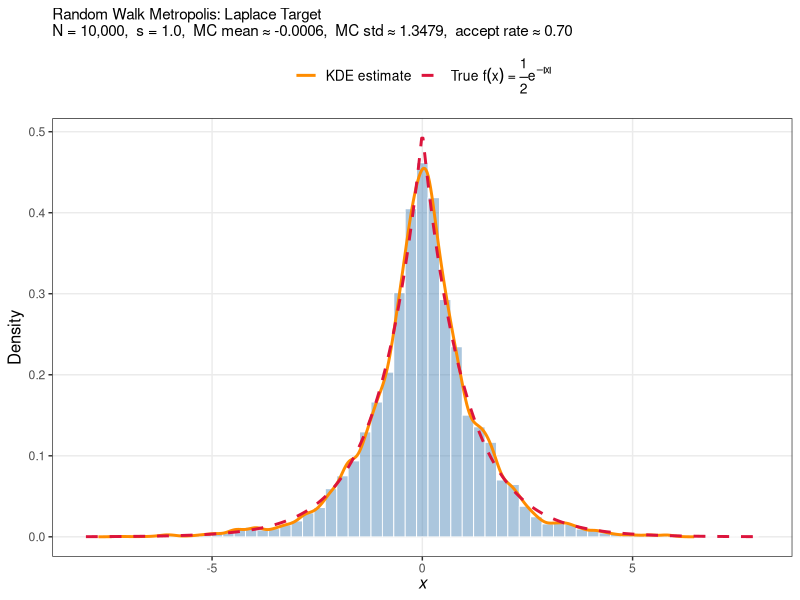
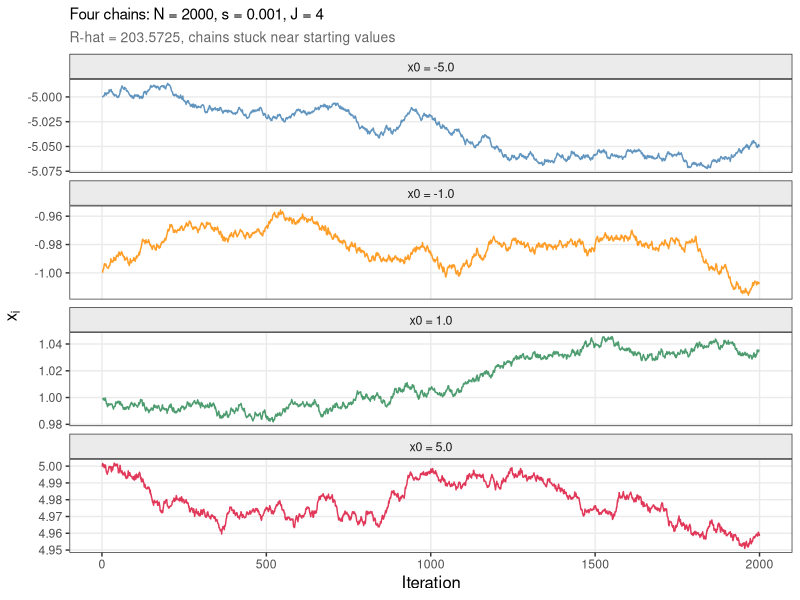
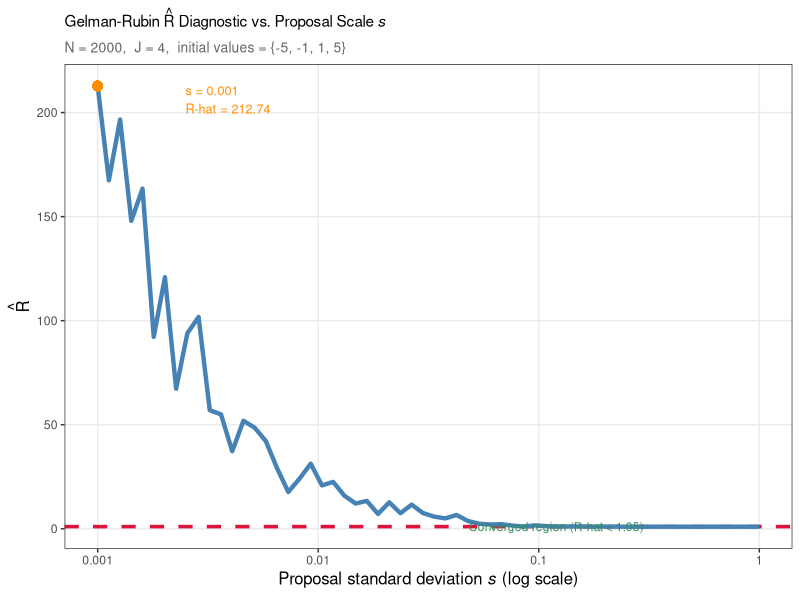

These charts were generated, in order, by the following R code:
## ---- chunk 1
knitr::opts_chunk$set(
  echo      = TRUE,
  message   = FALSE,
  warning   = FALSE,
  fig.width = 9,
  fig.height = 5,
  dpi       = 120
)
## ---- chunk 2
library(ggplot2)
library(scales)   # for axis formatting

# Consistent ggplot2 theme across all plots
theme_set(
  theme_bw(base_size = 11) +
    theme(
      panel.grid.minor  = element_blank(),
      plot.title        = element_text(size = 11),
      plot.subtitle     = element_text(size = 10, colour = "grey40"),
      axis.title        = element_text(size = 12)
    )
)

set.seed(42)
## ---- chunk 3
# Log-density of Laplace(0,1): log f(x) = -log(2) - |x|
log_target <- function(x) -log(2) - abs(x)

# True density
target <- function(x) 0.5 * exp(-abs(x))

# Random Walk Metropolis sampler
# Returns a vector of length N+1 (including x0)
random_walk_metropolis <- function(N, s, x0 = 0.0, seed = NULL) {
  if (!is.null(seed)) set.seed(seed)
  samples    <- numeric(N + 1)
  samples[1] <- x0
  for (i in seq(2, N + 1)) {
    x_star    <- rnorm(1, mean = samples[i - 1], sd = s)
    log_ratio <- log_target(x_star) - log_target(samples[i - 1])
    if (log(runif(1)) < log_ratio) {
      samples[i] <- x_star
    } else {
      samples[i] <- samples[i - 1]
    }
  }
  samples
}

# Gelman-Rubin R-hat; within-chain variance uses the 1/N (population) form
compute_rhat <- function(chains) {
  # chains is a list of numeric vectors (each already excluding x0)
  chain_means <- sapply(chains, mean)
  chain_vars  <- mapply(function(c, m) mean((c - m)^2), chains, chain_means)
  W           <- mean(chain_vars)
  M           <- mean(chain_means)
  B           <- mean((chain_means - M)^2)
  sqrt((B + W) / W)
}
## ---- chunk 4
N_a <- 10000
s_a <- 1.0

chain_a   <- random_walk_metropolis(N = N_a, s = s_a, x0 = 0.0, seed = 42)
samples_a <- chain_a[-1]   # x1 ... xN (drop x0)

mc_mean     <- mean(samples_a)
mc_std      <- sd(samples_a)
accept_rate <- mean(diff(chain_a) != 0)

cat(sprintf("Monte Carlo estimate of the mean               : %.5f\n", mc_mean))
cat(sprintf("Monte Carlo estimate of the standard deviation : %.5f\n", mc_std))
cat(sprintf("Acceptance rate                                : %.4f\n",  accept_rate))
cat(sprintf("\nTheoretical mean (Laplace)                     : 0.00000\n"))
cat(sprintf("Theoretical standard deviation (Laplace)       : %.5f\n",  sqrt(2)))
## ---- chunk 5
x_grid <- seq(-8, 8, length.out = 500)

# KDE using R's built-in density()
kde_fit <- density(samples_a, bw = "nrd0", n = 512)

plot_title <- sprintf(
  "Random Walk Metropolis: Laplace Target\nN = %s,  s = %.1f,  MC mean ≈ %.4f,  MC std ≈ %.4f,  accept rate ≈ %.2f",
  format(N_a, big.mark = ","), s_a, mc_mean, mc_std, accept_rate
)

ggplot() +
  geom_histogram(
    aes(x = samples_a, y = after_stat(density)),
    bins      = 60,
    fill      = "steelblue",
    alpha     = 0.45,
    colour    = "white",
    linewidth = 0.3
  ) +
  geom_line(
    aes(x = kde_fit$x, y = kde_fit$y, colour = "KDE estimate"),
    linewidth = 1.0
  ) +
  geom_line(
    aes(x = x_grid, y = target(x_grid), colour = "True f(x)"),
    linewidth = 1.0,
    linetype  = "dashed"
  ) +
  scale_colour_manual(
    name   = NULL,
    values = c("KDE estimate" = "darkorange", "True f(x)" = "#DC143C"),
    labels = c("KDE estimate", expression(paste("True ", f(x), " = ", frac(1, 2), e^{-abs(x)})))
  ) +
  coord_cartesian(xlim = c(-8, 8)) +
  labs(
    title  = plot_title,
    x      = expression(italic(x)),
    y      = "Density"
  ) +
  theme(
    legend.position = "top",
    legend.text     = element_text(size = 10)
  )
## ---- chunk 6
N_b            <- 2000
s_b            <- 0.001
J              <- 4
initial_values <- c(-5.0, -1.0, 1.0, 5.0)

chains_b <- lapply(seq_along(initial_values), function(j) {
  chain <- random_walk_metropolis(N = N_b, s = s_b, x0 = initial_values[j], seed = 100 + j)
  chain[-1]   # drop x0
})

rhat_b <- compute_rhat(chains_b)

cat(sprintf("R-hat  (N=%d, s=%.3f, J=%d): %.4f\n", N_b, s_b, J, rhat_b))
cat(sprintf("Converged (R-hat < 1.05)?  %s\n",
            ifelse(rhat_b < 1.05, "Yes", "No, poor mixing detected")))
## ---- chunk 7
# Build a tidy data frame for ggplot
chain_df <- do.call(rbind, lapply(seq_along(chains_b), function(j) {
  data.frame(
    iteration = seq_along(chains_b[[j]]),
    value     = chains_b[[j]],
    chain     = factor(
      sprintf("x0 = %.1f", initial_values[j]),
      levels = sprintf("x0 = %.1f", initial_values)
    )
  )
}))

ggplot(chain_df, aes(x = iteration, y = value, colour = chain)) +
  geom_line(linewidth = 0.5, alpha = 0.85) +
  facet_wrap(~ chain, ncol = 1, scales = "free_y") +
  scale_colour_manual(values = c("steelblue", "darkorange", "seagreen", "#DC143C")) +
  labs(
    title    = sprintf("Four chains: N = %d, s = %.3f, J = %d", N_b, s_b, J),
    subtitle = sprintf("R-hat = %.4f, chains stuck near starting values", rhat_b),
    x        = "Iteration",
    y        = expression(x[i]),
    colour   = NULL
  ) +
  theme(
    legend.position  = "none",
    strip.background = element_rect(fill = "grey92"),
    strip.text       = element_text(size = 9)
  )
## ---- chunk 8
s_grid      <- exp(seq(log(0.001), log(1), length.out = 60))
rhat_values <- numeric(length(s_grid))

for (idx in seq_along(s_grid)) {
  s_val  <- s_grid[idx]
  chains <- lapply(seq_along(initial_values), function(j) {
    chain <- random_walk_metropolis(
      N    = N_b,
      s    = s_val,
      x0   = initial_values[j],
      seed = 200 + (idx - 1) * J + j
    )
    chain[-1]
  })
  rhat_values[idx] <- compute_rhat(chains)
}

rhat_df <- data.frame(s = s_grid, rhat = rhat_values)

# Highlight the s = 0.001 point
highlight <- data.frame(s = s_b, rhat = rhat_values[1])

ggplot(rhat_df, aes(x = s, y = rhat)) +
  geom_ribbon(
    aes(ymin = 1.0, ymax = pmin(rhat, 1.05)),
    fill = "seagreen", alpha = 0.15
  ) +
  geom_hline(yintercept = 1.05, colour = "#DC143C",
             linetype = "dashed", linewidth = 1.2) +
  geom_line(colour = "steelblue", linewidth = 1.5) +
  geom_point(
    data    = highlight,
    aes(x = s, y = rhat),
    colour  = "darkorange",
    size    = 3.5,
    shape   = 16
  ) +
  annotate(
    "text",
    x     = s_b * 2.5,
    y     = highlight$rhat * 0.97,
    label = sprintf("s = 0.001\nR-hat = %.2f", highlight$rhat),
    hjust = 0,
    size  = 3.2,
    colour = "darkorange"
  ) +
  annotate(
    "text",
    x      = 0.12,
    y      = 1.03,
    label  = "Converged region (R-hat < 1.05)",
    size   = 3.0,
    colour = "seagreen4"
  ) +
  scale_x_log10(
    breaks = c(0.001, 0.01, 0.1, 1),
    labels = c("0.001", "0.01", "0.1", "1")
  ) +
  labs(
    title    = expression(paste("Gelman-Rubin ", hat(R), " Diagnostic vs. Proposal Scale ", italic(s))),
    subtitle = sprintf("N = %d,  J = %d,  initial values = {-5, -1, 1, 5}", N_b, J),
    x        = expression(paste("Proposal standard deviation ", italic(s), " (log scale)")),
    y        = expression(hat(R))
  )
